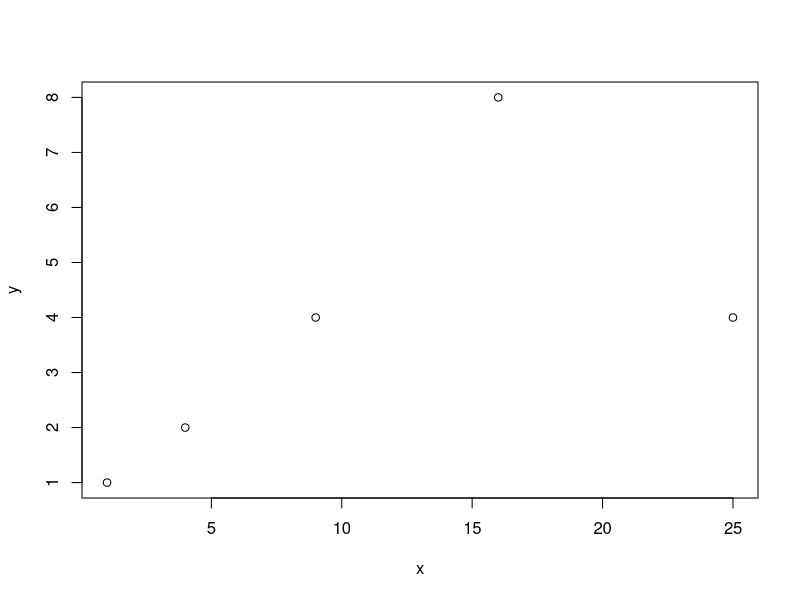
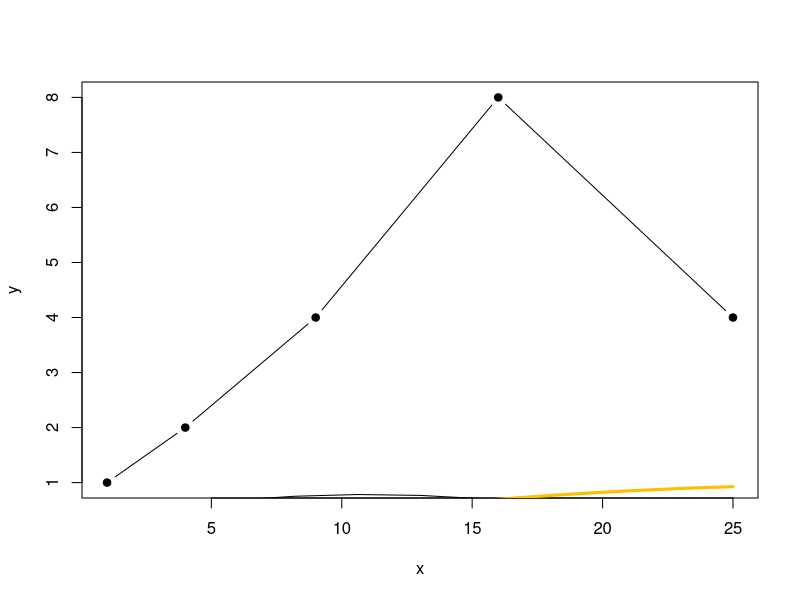

Write R code to recreate these figures, in order.
# Clear the working memory
rm(list = ls())

my_table <- data.frame(
	x = c(1,4,9,16,25),
	y = c(1,2,4,8,4)
)

plot(my_table)

my_mean = mean(my_table$x)
my_mean
my_sd = sd(my_table$x)


plot(my_table,type="b",pch=19)

??fit
x_min <- min(my_table$x)
x_max <- max(my_table$x)
xs <- seq(x_min,x_max,(x_max - x_min) / 10)
xs
ys <- dnorm(xs,my_mean,my_sd)
ys
ys <- sum(my_table$y) * ys
lines(xs,ys)

ys
# loess.smooth(
# 	x = my_table$x,
#   y = my_table$y,
#   span = 2/3, degree = 1,
#   family = c("symmetric", "gaussian"), evaluation = 50
# )
	

?curve
curve(
	pnorm(x,mean=my_mean,sd=my_sd),
	col=rgb(1.0,0.75,0.0), #Orange
	lwd=3,
	add=TRUE
)
